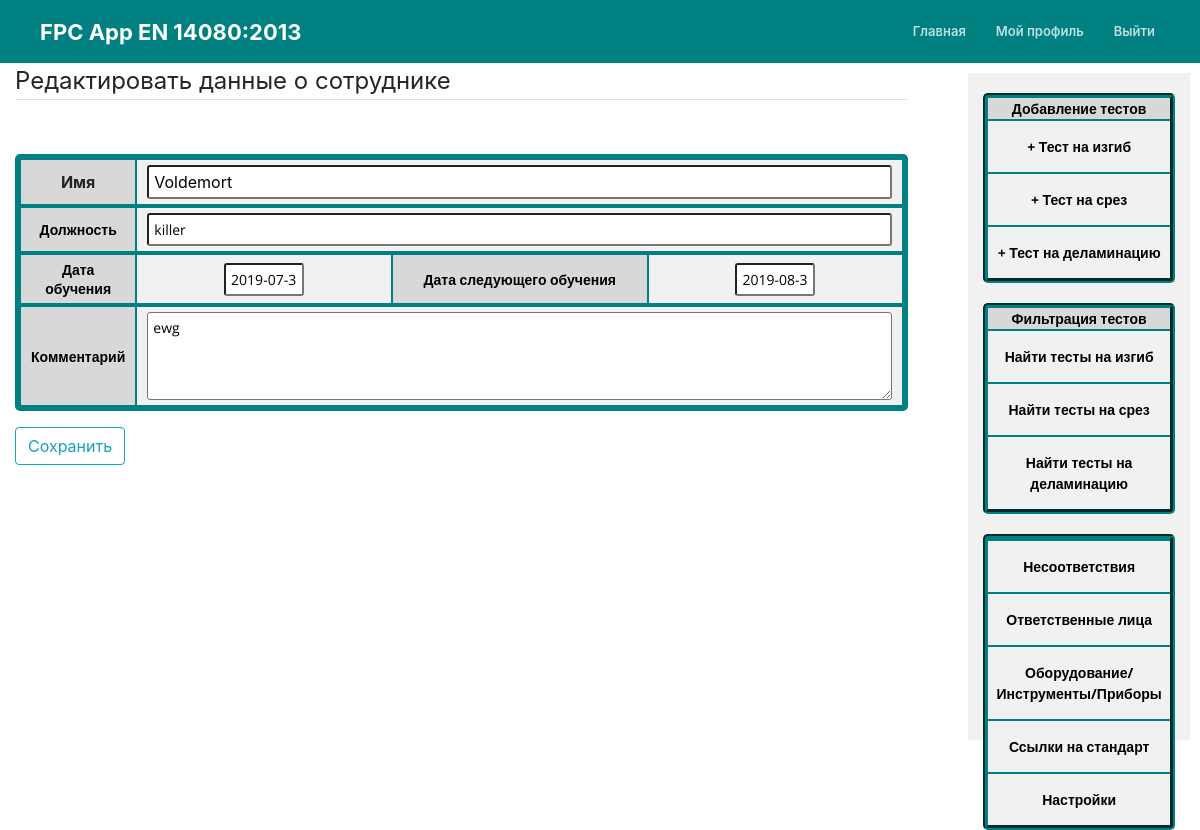
The page /person/2/update/ (signed in) on the database as committed earlier.
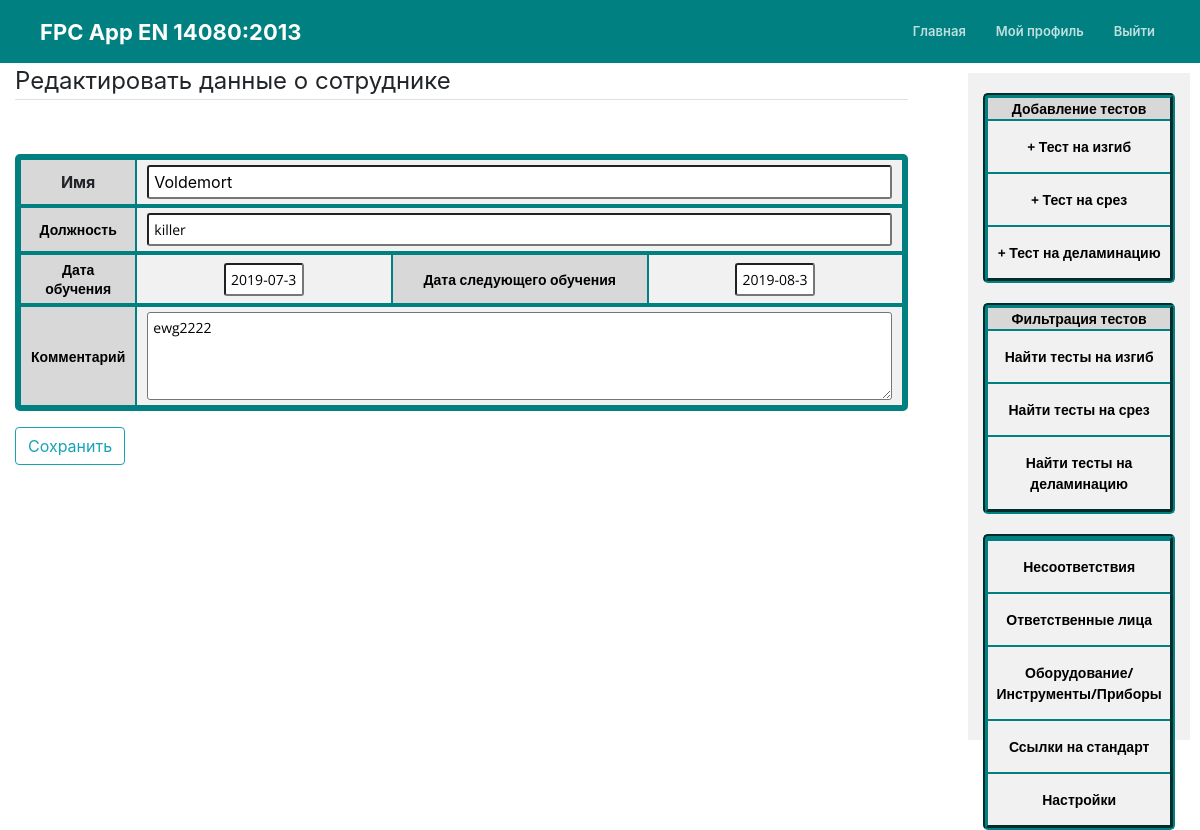
The same page on the database as committed later.
### mainApp/models.py (models this page shows, shortened)
class Person(models.Model):
	name = models.CharField(max_length=100)
	position = models.CharField(max_length=100)
	training_date = models.DateField()
	next_training_date = models.DateField()
	comment = models.TextField(blank=True)
	author = models.ForeignKey(User, blank=True, null=True, on_delete=models.CASCADE)

### mainApp/views.py (the view, shortened to what this page needs)
# urls.py: path('person/<int:pk>/update/', PersonUpdateView.as_view(), name='person-update'),
class PersonUpdateView(LoginRequiredMixin, UserPassesTestMixin, UpdateView):
	model = Person
	success_url = '/persons'
	template_name = 'mainApp/person_update.html'
	form_class = PersonForm
	def test_func(self):
		person = self.get_object()
		if self.request.user == person.author:
			return True
		return False

### mainApp/forms.py
class PersonForm(forms.ModelForm):
	training_date = forms.DateField(widget=DatePickerInput(format='%Y-%m-%d', options={'locale': 'ru'},))
	next_training_date = forms.DateField(widget=DatePickerInput(format='%Y-%m-%d', options={'locale': 'ru'},))
	comment = forms.CharField(required=False, widget=forms.Textarea(attrs={'rows': 4, 'cols': 100}))
	class Meta:
		model = Person
		fields = ['name', 'position', 'training_date', 'next_training_date', 'comment',]

### mainApp/templates/mainApp/person_update.html (shortened to what this page needs)
{% extends "mainApp/today.html" %}
{% load crispy_forms_tags %}
{% load bootstrap4 %}
{% block content %}
<form method="POST" enctype="multipart/form-data">
    <fieldset class="form-group">
    <legend class="border-bottom mb-4">Редактировать данные о сотруднике</legend>
    <table class="table_detail">
    <tr class="table_row">
        <th class="table_cell dark_cell">Имя</th>
        <th colspan="3" class="table_cell2">{{ form.name }}</th>
    </tr>
    <tr class="table_row">
        <th class="table_cell" id="cell3">Должность</th>
        <th colspan="3" class="table_cell2" id="cell4">{{ form.position }}</th>
     </tr>
     <tr class="table_row">
    	 <th class="table_cell" id="cell3">Дата обучения</th>
    	 <th class="table_cell" id="cell4">{{ form.training_date }}</th>
    	 <th class="table_cell" id="cell3">Дата следующего обучения</th>
    	 <th class="table_cell" id="cell4">{{ form.next_training_date }}</th>
     </tr>
     <tr class="table_row">
     	<th class="table_cell" id="cell3">Комментарий</th>
     	<th colspan="3" class="table_cell" id="cell4">{{ form.comment }}</th>
     </tr>
</table>
    </fieldset>
    <div class="form-group">
        <button class="btn btn-outline-info" type="submit">Сохранить</button>
    </div>
</form>
{% endblock content %}

Rows that differ between the two databases and show on the page:
changed Person "Voldemort": comment "ewg" → "ewg2222"
